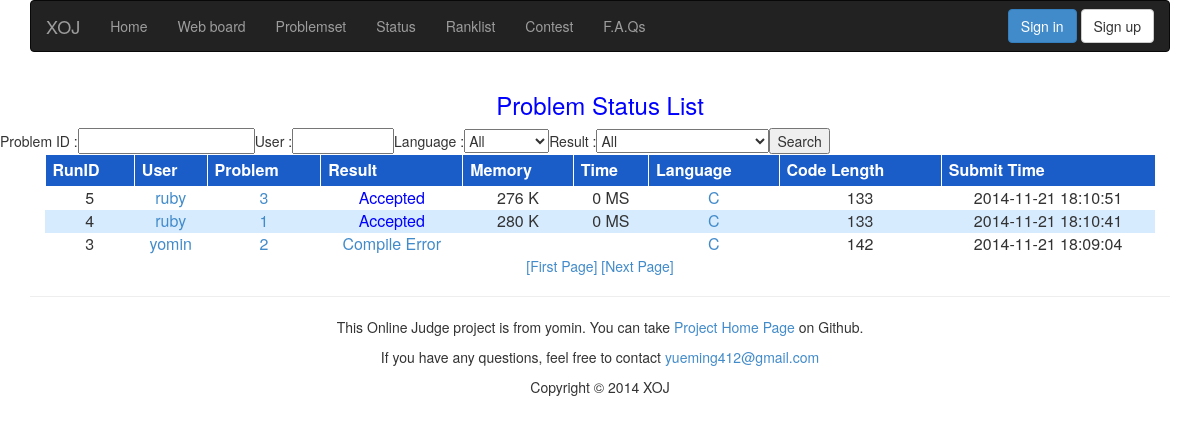
The app's page /status/ with its own data.
### appfile/models.py (models this page shows, shortened)
class Submit(db.Model):
    runid = db.Column(db.Integer, primary_key = True)
    userid = db.Column(db.String(22))
    pid = db.Column(db.Integer)
    result = db.Column(db.String(22), default = 'Pending')
    memory_used = db.Column(db.Integer, default = None)
    time_used = db.Column(db.Integer, default = None)
    language = db.Column(db.String(22))
    src = db.Column(db.Text)
    length = db.Column(db.Integer)
    submit_time = db.Column(db.String(22))
    ce_error = db.Column(db.Text, default = None)

### appfile/views.py (the view)
@app.route('/status/', methods = ['GET','POST'])
@app.route('/status/page=<int:page>')
def status(page = 1):
    form = SearchSubmitForm()
    if request.method == 'POST':
        subq = Submit.query
        if form.pid.data:
            subq = subq.filter_by(pid = form.pid.data)
        if form.userid.data:
            subq = subq.filter_by(userid = form.userid.data)
        if form.language.data and form.language.data != 'All':
            subq = subq.filter_by(language = form.language.data)
        if form.result.data and form.result.data != 'All':
            subq = subq.filter_by(result = form.result.data)
        submit_list = subq.order_by(Submit.runid.desc()).paginate(page, MAX_SUBMIT_NUM_ONE_PAGE, False)
    else:
        submit_list = Submit.query.order_by(Submit.runid.desc()).paginate(page, MAX_SUBMIT_NUM_ONE_PAGE, False)
    return render_template('status.html', submit_list = submit_list, form = form)

### appfile/forms.py
class SearchSubmitForm(Form):
    pid = IntegerField('Problem ID')
    userid = TextField('UserID')
    language = SelectField(choices = [('All','All'), ('C++', 'C++'), ('C', 'C'), ('Python2.7', 'Python2.7')])
    result = SelectField(choices = [ ('All','All'), \
                                     ('Accepted', 'Accepted'), \
                                     ('Presentation Error', 'Presentation Error'), \
                                     ('Time Limit Exceeded', 'Time Limit Exceeded'), \
                                     ('Memory Limit Exceeded', 'Memory Limit Exceeded'), \
                                     ('Wrong Answer', 'Wrong Answer'), \
                                     ('Runtime Error', 'Runtime Error'), \
                                     ('Output Limit Exceeded', 'Output Limit Exceeded'), \
                                     ('Compile Error', 'Compile Error')])

### appfile/views.py (called while the page is built)
@app.before_request
def before_request():
    g.user = current_user
    if g.user.is_authenticated():
        g.url = url_for('userinfo',userid = g.user.userid)

### appfile/templates/status.html (shortened to what this page needs)
{% extends "base.html" %}
{% block content %}
<center><h3 style="color: blue"> Problem Status List </h3></center>
<div style="width:1111px" class="center">
<form action={{ url_for('status') }} method="POST">
    <table class="center">
        <tr>
            <td> Problem ID : </td>
            <td> {{ form.pid(size=7) }} </td>
            <td> User : </td>
            <td> {{ form.userid(size=10) }} </td>
            <td> Language : </td>
            <td> {{ form.language }} </td>
            <td> Result : </td>
            <td> {{ form.result }} </td>
            <td><button type="submit"> Search </button></td>
        </tr>
    </table>
</form>
</div>
<table id="list">
    <tr>
        <th> RunID</th>
        <th> User </th>
        <th> Problem </th>
        <th> Result </th>
        <th> Memory </th>
        <th> Time </th>
        <th> Language </th>
        <th> Code Length </th>
        <th> Submit Time </th>
    </tr>
    {% for submit in submit_list.items %}
    <tr style="{{ loop.cycle('','background-color:#D7EBFF') }}">
        <td> {{ submit.runid }}  </td>
        <td> <a href={{ url_for('userinfo',userid = submit.userid) }}>{{ submit.userid }}</a> </td>
        <td> <a href={{ url_for('show_problem', pid = submit.pid) }}>{{ submit.pid }}</a> </td>
        {% if submit.result == 'Accepted' %}
            {% set status = "blue" %}
        {% elif submit.result == 'Pending' or submit.result == 'Runing' or submit.result == 'Compile Error' %}
            {% set status = "green" %}
        {% else %}
            {% set status = "red" %}
        {% endif%}
        <td class={{ status }}>
            {% if submit.result == 'Compile Error' %}
                <a target="_blank" href={{ url_for('show_compile_info', runid = submit.runid) }}>{{ submit.result }}</a>
            {% else %}
                {{ submit.result }}
            {% endif %}
        </td>
        {% if submit.result == 'Accepted' %}
            <td> {{ submit.memory_used }} K </td>
            <td> {{ submit.time_used }} MS </td>
        {% else %}
            <td></td>
            <td></td>
        {% endif %}
        <td><a target="_blank" href={{ url_for('viewcode', runid = submit.runid) }}> {{ submit.language }} </a></td>
        <td> {{ submit.length }}</td>
        <td> {{ submit.submit_time }} </td>
    </tr>
    {% endfor %}
</table>
<div class="center">
    <a href="/status/"> [First Page] </a>
    {% if submit_list.has_next %}
    <a href={{ url_for('status', page = submit_list.next_num) }}> [Next Page] </a>
    {% endif %}
</div>
{% endblock %}

### appfile/templates/base.html (shortened to what this page needs)
<!DOCTYPE html>
<html lang="zh-cn">
    <head>
        <link rel="stylesheet" type="text/css" href={{ url_for('static', filename='css/bootstrap.min.css') }}>
        <link rel="stylesheet" type="text/css" href={{ url_for('static', filename='css/style.css') }}>
    </head>
    <body>
        <div class="container">
            <nav class="navbar navbar-inverse" role="navigation">
                <div class="navbar-header">
                    <a class="navbar-brand" href={{ url_for('index')}}>XOJ</a>
                </div>
                <div class="collapse navbar-collapse" id="bs-example-navbar-collapse-1">
                    <ul class="nav navbar-nav">
                        <li><a href="/">Home</a></li>
                        <li><a href="/discuss/">Web board</a></li>
                        <li><a href="/problemset/">Problemset</a></li>
                        <li><a href="/status/">Status</a></li>
                        <li><a href="/ranklist/">Ranklist</a></li>
                        <li><a href="/">Contest</a></li>
                        <li><a href="/FAQ/">F.A.Qs</a></li>
                    </ul>
                    {% if g.user.is_authenticated() %}
                        <ul class="nav navbar-nav navbar-right">
                            <li><a href={{ g.url }}>{{ g.user.userid }}</a></li>
                            {% if g.user.is_admin %}
                                <li><a href="/admin/">Admin</a></li>
                            {% endif %}
                            <li><a href="/logout/">Logout</a></li>
                        </ul>
                    {% else %}
                    <div class="navbar-form navbar-right">
                            <a href="/login/" class="btn btn-primary">Sign in</a>
                            <a href="/register/" class="btn btn-default">Sign up</a>
                    </div>
                    {% endif %}
                </div>
            </nav>
        </div>
        {% block content %}
        {% endblock %}
        <div class="container">
            <footer>
                <hr>
                <p class="text-center">
                    This Online Judge project is from yomin. You can take
                    <a href="http://github/Rominyue">Project Home Page</a>
                    on Github.
                </p>
                <p class="text-center">
                    If you have any questions, feel free to contact
                    <a href="mailto:someone@example.com">yueming412@gmail.com</a>
                </p>
                <p class="text-center">Copyright © 2014 XOJ</p>
            </footer>
        </div>
    </body>
</html>

### appfile/static/css/style.css (style rules this page uses)
a:link { text-decoration: none; }
#list { width: 1111px; border-collapse: collapse; margin: 0 auto; font-size: 16px; text-align: center; }
#list th { padding: 4px 7px 4px 7px; background-color: #1A5CC8; border: 1px solid white; color: white; }
.blue { color: blue; }
.green { color: green; }
.center { text-align: center; }

### records on screen
Submit: runid "5", userid "ruby", pid "3", result "Accepted", memory_used "276", time_used "0", language "C", length "133", submit_time "2014-11-21 18:10:51"
Submit: runid "4", userid "ruby", pid "1", result "Accepted", memory_used "280", time_used "0", language "C", length "133", submit_time "2014-11-21 18:10:41"
Submit: runid "3", userid "yomin", pid "2", result "Compile Error", language "C", length "142", submit_time "2014-11-21 18:09:04"
